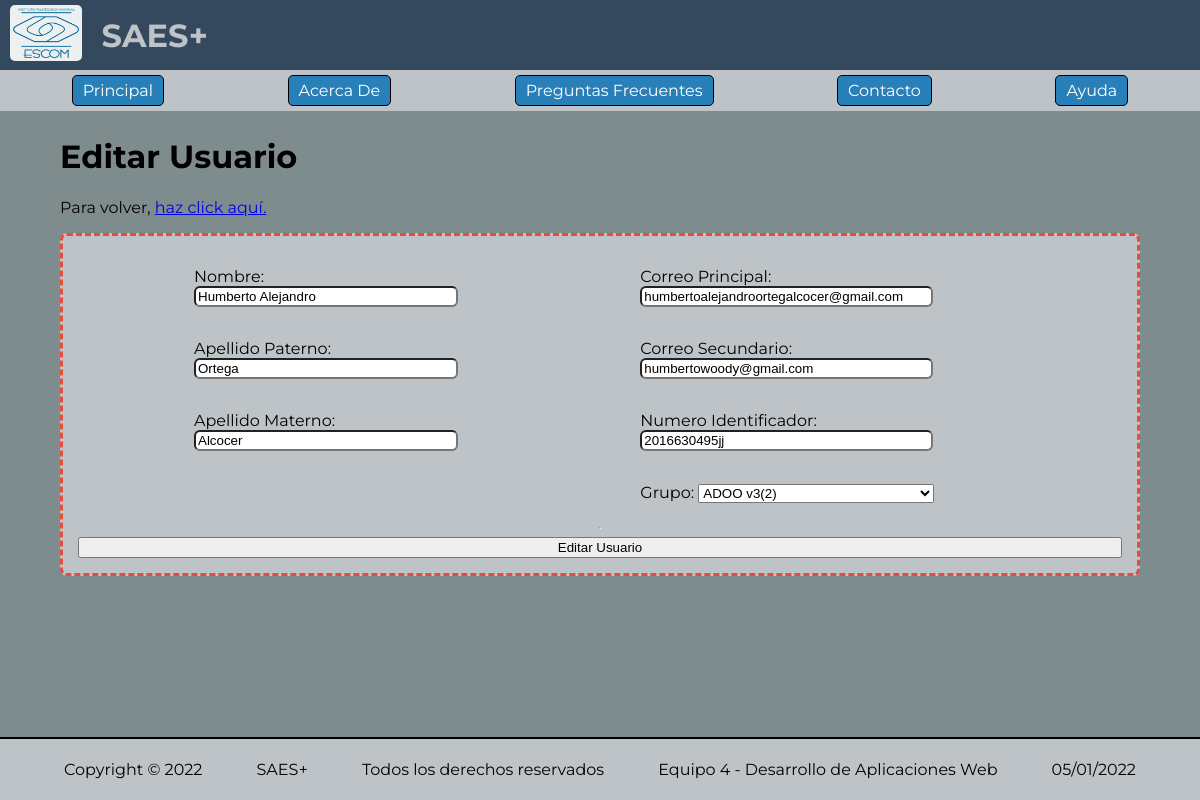
The page /profesor/formulario-usuario.php?id=1 on the database its author committed.
### tables this page shows
CREATE TABLE `usuarios` (
  `id` int NOT NULL AUTO_INCREMENT,
  `nombre` varchar(100) NOT NULL,
  `ap_pat` varchar(100) DEFAULT NULL,
  `ap_mat` varchar(100) DEFAULT NULL,
  `correo_principal` varchar(100) NOT NULL,
  `correo_secundario` varchar(100) DEFAULT NULL,
  `tipo_usuario` varchar(100) NOT NULL DEFAULT 'ALUMNO',
  `numero_identificador` varchar(100) DEFAULT NULL,
  `password` varchar(100) NOT NULL,
  `id_grupo` int DEFAULT NULL,
  PRIMARY KEY (`id`)
);

CREATE TABLE `grupos` (
  `id` int NOT NULL AUTO_INCREMENT,
  `nombre` varchar(100) NOT NULL,
  PRIMARY KEY (`id`)
);

### src/usuario/db_usuario.php (called while the page is built, shortened)
<?php
include_once(dirname(dirname(dirname(__FILE__))) . "/src/db.php");
include_once(dirname(dirname(dirname(__FILE__))) . "/src/grupo/servicio_grupo.php");
class DBUsuario
{
  private $conexion;
  public function __construct()
  {
    $claseConexion = new Conexion();
    $this->conexion = $claseConexion->obtenerConexion();
  }
  private function fila_a_modelo($fila_usuario)
  {
    $usuario = new Usuario();
    $usuario->id = $fila_usuario["id"];
    $usuario->nombre = $fila_usuario["nombre"];
    $usuario->ap_pat = $fila_usuario["ap_pat"];
    $usuario->ap_mat = $fila_usuario["ap_mat"];
    $usuario->tipo_usuario = $fila_usuario["tipo_usuario"];
    $usuario->correo_principal = $fila_usuario["correo_principal"];
    $usuario->correo_secundario = $fila_usuario["correo_secundario"];
    $usuario->numero_identificador = $fila_usuario["numero_identificador"];
    $usuario->password = $fila_usuario["password"];
    $usuario->id_grupo = $fila_usuario["id_grupo"];
    if ($usuario->id_grupo != null) {
      $servicio_grupo = new ServicioGrupo();
      $usuario->grupo = $servicio_grupo->obtenerGrupoPorID($usuario->id_grupo);
    }
    return $usuario;
  }
  public function obtenerUsuarioPorID($id_usuario)
  {
    $consulta = "SELECT * FROM usuarios WHERE id = " . $id_usuario . ";";
    $resultado = $this->conexion->query($consulta);
    return $this->fila_a_modelo($resultado->fetch_assoc());
  }
}

### src/db.php (called while the page is built, shortened)
<?php
class Conexion
{
  private $db_con;
  public function __construct()
  {
    $this->db_con = new mysqli(Config::$db_host, Config::$db_user, Config::$db_pass, Config::$db_name);
  }
  public function obtenerConexion()
  {
    return $this->db_con;
  }
}

### src/usuario/servicio_usuario.php (called while the page is built, shortened)
<?php
include_once(dirname(dirname(dirname(__FILE__))) . "/src/usuario/db_usuario.php");
class ServicioUsuario
{
  private $db_usuario;
  public function __construct()
  {
    $this->db_usuario = new DBUsuario();
  }
  public function obtenerUsuarioPorID($id_usuario)
  {
    $usuario = $this->db_usuario->obtenerUsuarioPorID($id_usuario);
    return $usuario;
  }
}

### src/grupo/db_grupo.php (called while the page is built, shortened)
<?php
include_once(dirname(dirname(dirname(__FILE__))) . "/src/db.php");
class DBGrupo
{
  private $conexion;
  public function __construct()
  {
    $claseConexion = new Conexion();
    $this->conexion = $claseConexion->obtenerConexion();
  }
  private function fila_a_modelo($fila_grupo)
  {
    $grupo = new Grupo();
    $grupo->id = $fila_grupo["id"];
    $grupo->nombre = $fila_grupo["nombre"];
    return $grupo;
  }
  public function obtener_todos()
  {
    $consulta = "SELECT * FROM grupos";
    $resultado = $this->conexion->query($consulta);
    $grupos = array();
    while ($fila = $resultado->fetch_assoc()) {
      $grupos[] = $this->fila_a_modelo($fila);
    }
    return $grupos;
  }
  public function obtenerGrupoPorID($id_grupo)
  {
    $consulta = "SELECT * FROM grupos WHERE id = " . $id_grupo . ";";
    $resultado = $this->conexion->query($consulta);
    return $this->fila_a_modelo($resultado->fetch_assoc());
  }
}

### src/grupo/servicio_grupo.php (called while the page is built, shortened)
<?php
include_once(dirname(dirname(dirname(__FILE__))) . "/src/grupo/db_grupo.php");
class ServicioGrupo
{
  private $db_grupo;
  public function __construct()
  {
    $this->db_grupo = new DBGrupo();
  }
  public function obtenerGrupoPorID($id_grupo)
  {
    $grupo = $this->db_grupo->obtenerGrupoPorID($id_grupo);
    return $grupo;
  }
  public function obtenerGrupos()
  {
    return $this->db_grupo->obtener_todos();
  }
}

### profesor/formulario-usuario.php (the view, shortened to what this page needs)
<?php
require_once(dirname(dirname(__FILE__)) . '/src/usuario/servicio_usuario.php');
$servicio = new ServicioUsuario();
require_once(dirname(dirname(__FILE__)) . '/src/grupo/servicio_grupo.php');
$servicio_grupo = new ServicioGrupo();
$grupos = $servicio_grupo->obtenerGrupos();
require_once(dirname(dirname(__FILE__)) . '/src/componentes_ui/encabezado.php');
$editar_usuario = isset($_GET['id']);
$usuario = new Usuario();
if ($editar_usuario) {
  $usuario = $servicio->obtenerUsuarioPorID($_GET["id"]);
}
?>
<link rel="stylesheet" href="/assets/css/formulario-usuario.css">
<div id="formulario-usuario">
  <h1><?php if ($editar_usuario) {
        echo "Editar Usuario";
      } else {
        echo "Agregar Usuario";
      } ?></h1>
  <p>Para volver, <a href="/profesor/usuarios.php">haz click aquí.</a></p>
  <form action="/acciones/profesor/<?php if ($editar_usuario) {
                                      echo "editar-usuario.php?id=" . $_GET['id'];
                                    } else {
                                      echo "crear-usuario.php";
                                    } ?>" method="post">
    <div class="fila">
      <div class="columna">
        <p>
          Nombre: <input class="campo" type="text" name="nombre" id="nombre" value="<?php if ($editar_usuario) {
                                                                                      echo $usuario->nombre;
                                                                                    } ?>">
        </p>
        <p>
          Apellido Paterno: <input class="campo" type="text" name="ap_pat" id="ap_pat" value="<?php if ($editar_usuario) {
                                                                                                echo $usuario->ap_pat;
                                                                                              } ?>">
        </p>
        <p>
          Apellido Materno: <input class="campo" type="text" name="ap_mat" id="ap_mat" value="<?php if ($editar_usuario) {
                                                                                                echo $usuario->ap_mat;
                                                                                              } ?>">
        </p>
      </div>
      <div class="columna">
        <p>
          Correo Principal: <input class="campo" type="email" name="correo_principal" id="correo_principal" value="<?php if ($editar_usuario) {
                                                                                                                      echo $usuario->correo_principal;
                                                                                                                    } ?>">
        </p>
        <p>
          Correo Secundario: <input class="campo" type="email" name="correo_secundario" id="correo_secundario" value="<?php if ($editar_usuario) {
                                                                                                                        echo $usuario->correo_secundario;
                                                                                                                      } ?>">
        </p>
        <p>
          Numero Identificador: <input class="campo" type="text" name="numero_identificador" id="numero_identificador" value="<?php if ($editar_usuario) {
                                                                                                                                echo $usuario->numero_identificador;
                                                                                                                              } ?>">
        </p>
        <p>
          Grupo: <select name="id_grupo" id="id_grupo">
            <?php
            foreach ($grupos as $grupo) {
            ?>
              <option value="<?php echo $grupo->id; ?>" <?php if ($editar_usuario && $usuario->id_grupo == $grupo->id) {
                                                          echo "selected";
                                                        } ?>><?php echo $grupo->nombre . "(" . $grupo->id . ")"; ?></option>
            <?php
            }
            ?>
          </select>
        </p>
      </div>
    </div>
    <hr>
    <input type="submit" value="<?php if ($editar_usuario) {
                                  echo "Editar";
                                } else {
                                  echo "Agregar";
                                } ?> Usuario">
  </form>
</div>
<?php require_once(dirname(dirname(__FILE__)) . '/src/componentes_ui/pie_de_pagina.php'); ?>

### assets/css/general.css (style rules this page uses)
html, body { height: 100%; width: 100%; font-family: "Montserrat", sans-serif; border: 0; margin: 0; display: flex; flex-direction: column; align-items: stretch; flex-shrink: 0; }

### assets/css/formulario-usuario.css (style rules this page uses)
#formulario-usuario { flex-grow: 1; background-color: #7f8c8d; padding: 5px 5%; }
#formulario-usuario > form { border: 3px dashed #e74c3c; border-radius: 7px; background-color: #bdc3c7; padding: 15px; display: flex; flex-direction: column; justify-content: space-evenly; }
.campo { border-radius: 6px; box-sizing: border-box; width: 80%; }
.columna { display: flex; flex-direction: column; }
.fila { display: flex; flex-direction: row; justify-content: space-evenly; }

### rows shown on the page
usuarios: nombre "Humberto Alejandro", ap_pat "Ortega", ap_mat "Alcocer", correo_principal "humbertoalejandroortegalcocer@gmail.com", correo_secundario "humbertowoody@gmail.com", numero_identificador "2016630495jj", id_grupo "ADOO v3(2)"

### other values the page prints
Config::$nombre_proyecto "SAES+"
